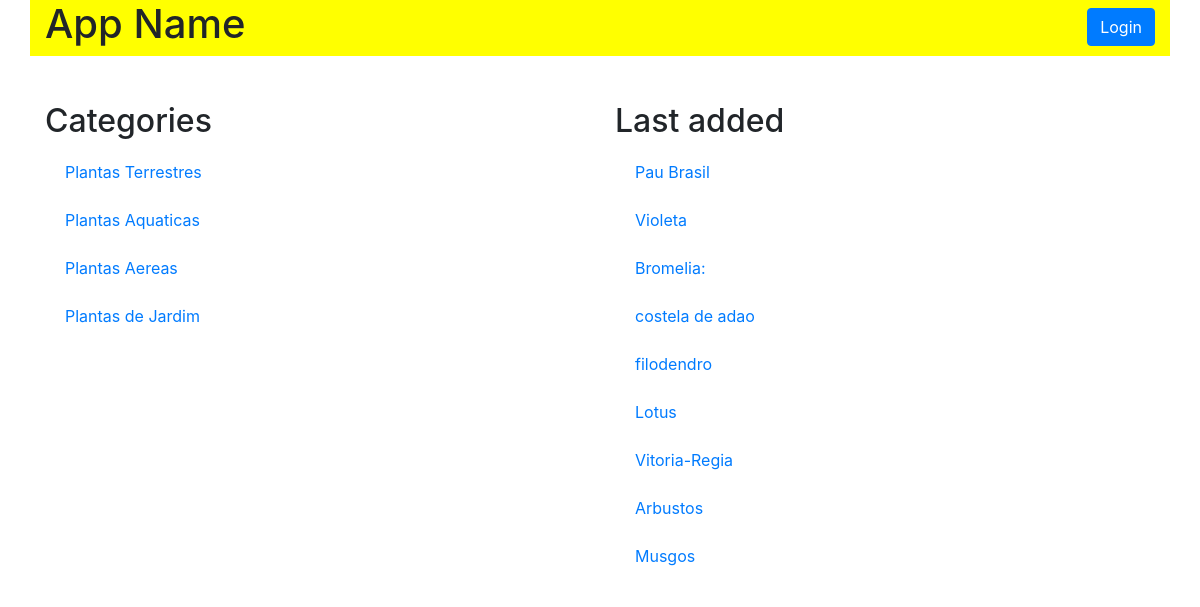
Page /category on the earlier database version.
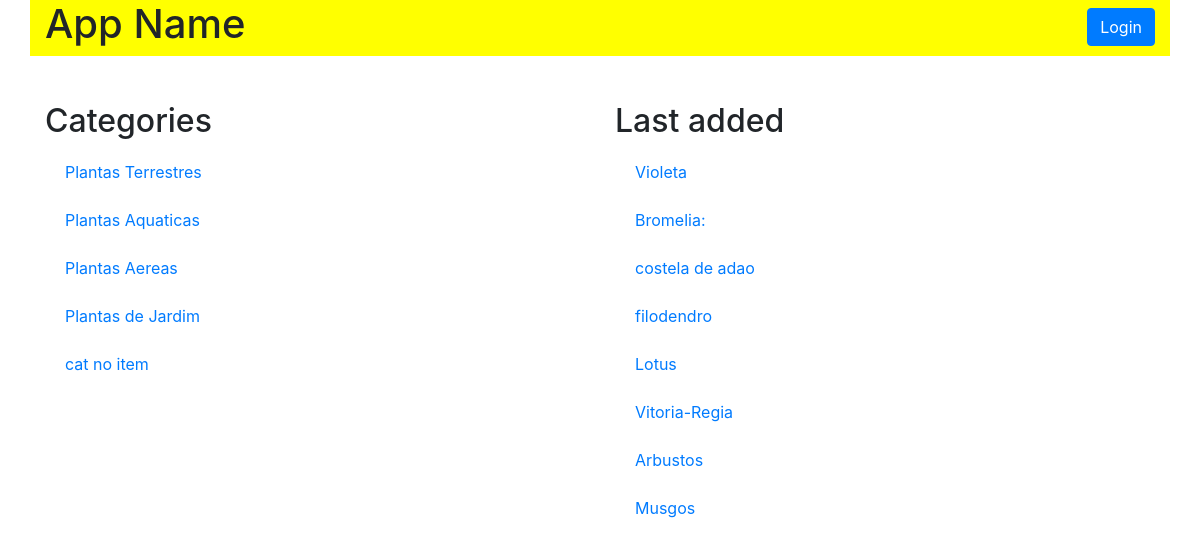
Same page on the later database version.
### models.py (models this page shows, shortened)
class Category(Base):
    __tablename__ = 'category'
    id = Column(Integer, primary_key=True)
    name = Column(String(50), nullable=False)

class Item(Base):
    __tablename__ = 'item'
    id = Column(Integer, primary_key=True)
    name = Column(String(50), nullable=False)
    description = Column(String(1000), nullable=False)
    category_id = Column(Integer, ForeignKey('category.id'))
    category = relationship(Category)

### application.py (the view)
@app.route('/category')
def catalogFunction():
    category = session.query(Category)
    items = session.query(Item).filter_by(category_id=Item.category_id).order_by(Item.id.desc()).all()
    if 'username' not in login_session:
        if category.count() == 0:
            flash("You have no categories yet!")
            return render_template('publicCatalog.html', plantas=category, itemName = items)
        else:
            return render_template('publicCatalog.html', plantas=category, itemName = items)
    else:
        if category.count() == 0:
            flash("You have no categories yet!")
            return render_template('catalog.html', plantas=category, itemName = items)
        else:
            return render_template('catalog.html', plantas=category, itemName = items)

### templates/publicCatalog.html (shortened to what this page needs)
{% extends "main.html" %}
{% block content %}
{% include "header.html" %}
    <section class="row">
      <div id="item-description" class="col-md-6">
        <h2>Categories</h2>
        {% for i in plantas %}
          <div class="list-group">
            <a href="{{ url_for('categoryFunction', category_id=i.id)}}" class="list-group-item">{{ i.name }}</a>
          </div>
        {% endfor %}
      </div>
      <div id="item-description" class="col-md-6">
        <h2>Last added</h2>
        {% for i in itemName %}
          <div class="list-group">
            <a href="#" class="list-group-item">{{ i.name }}</a>
          </div>
        {% endfor %}
      </div>
    </section>
{% endblock %}

### templates/main.html (shortened to what this page needs)
<!DOCTYPE html>
<html lang="pt-br">
  <head>
    <link rel="stylesheet" href="https://stackpath.bootstrapcdn.com/bootstrap/4.3.1/css/bootstrap.min.css">
    <link rel="stylesheet" href="{{ url_for('static', filename='styles.css') }}" />
  </head>
  <body>
    <div class="container">
      {% block content %}
      {% endblock %}
    </div>
  </body>
</html>

### templates/header.html
<header id="top-header" class="row">
  <div class="col-md-6">
    <h1>App Name</h1>
  </div>
  <div class="col-md-6 text-right">
    <a href="{{url_for('showLogin')}}">
      <button type="button"  id="log-in-out-button" class="btn btn-primary">Login</button>
    </a>
  </div>
</header>

### static/styles.css (style rules this page uses)
#top-header { background-color: yellow; }
#log-in-out-button { float: right; margin-top: 1.5%; }
.list-group-item { border: 0px; }
#item-description { margin-top: 4%; }

Differences in the rows shown:
removed Item: name "Pau Brasil"
added Category: name "cat no item"
